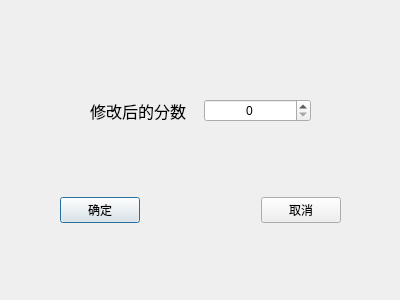
<?xml version="1.0" encoding="UTF-8"?>
<ui version="4.0">
 <class>ChangeGradeDialog</class>
 <widget class="QDialog" name="ChangeGradeDialog">
  <property name="geometry">
   <rect>
    <x>0</x>
    <y>0</y>
    <width>400</width>
    <height>300</height>
   </rect>
  </property>
  <property name="minimumSize">
   <size>
    <width>400</width>
    <height>300</height>
   </size>
  </property>
  <property name="maximumSize">
   <size>
    <width>400</width>
    <height>300</height>
   </size>
  </property>
  <property name="windowTitle">
   <string>修改成绩</string>
  </property>
  <widget class="QWidget" name="widget" native="true">
   <property name="geometry">
    <rect>
     <x>90</x>
     <y>90</y>
     <width>221</width>
     <height>42</height>
    </rect>
   </property>
   <layout class="QHBoxLayout" name="horizontalLayout">
    <item>
     <widget class="QLabel" name="label">
      <property name="font">
       <font>
        <pointsize>12</pointsize>
       </font>
      </property>
      <property name="text">
       <string>修改后的分数</string>
      </property>
     </widget>
    </item>
    <item>
     <widget class="QSpinBox" name="grade_box">
      <property name="font">
       <font>
        <pointsize>9</pointsize>
       </font>
      </property>
      <property name="alignment">
       <set>Qt::AlignCenter</set>
      </property>
      <property name="maximum">
       <number>100</number>
      </property>
     </widget>
    </item>
   </layout>
  </widget>
  <widget class="QWidget" name="widget_2" native="true">
   <property name="geometry">
    <rect>
     <x>60</x>
     <y>170</y>
     <width>281</width>
     <height>81</height>
    </rect>
   </property>
   <layout class="QHBoxLayout" name="horizontalLayout_2">
    <item>
     <widget class="QPushButton" name="ok_button">
      <property name="minimumSize">
       <size>
        <width>0</width>
        <height>20</height>
       </size>
      </property>
      <property name="text">
       <string>确定</string>
      </property>
     </widget>
    </item>
    <item>
     <spacer name="horizontalSpacer">
      <property name="orientation">
       <enum>Qt::Horizontal</enum>
      </property>
      <property name="sizeHint" stdset="0">
       <size>
        <width>88</width>
        <height>20</height>
       </size>
      </property>
     </spacer>
    </item>
    <item>
     <widget class="QPushButton" name="cancel_box">
      <property name="minimumSize">
       <size>
        <width>0</width>
        <height>20</height>
       </size>
      </property>
      <property name="text">
       <string>取消</string>
      </property>
     </widget>
    </item>
   </layout>
  </widget>
 </widget>
 <resources/>
 <connections/>
</ui>
